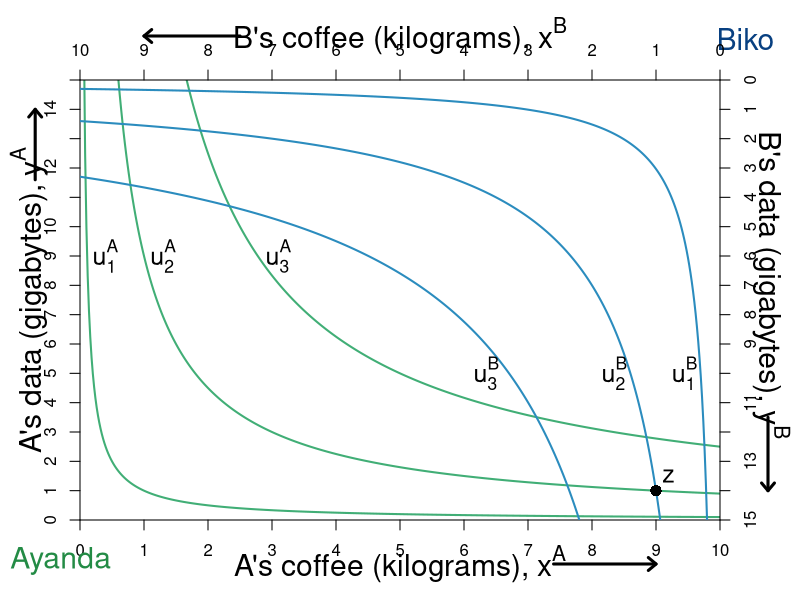

This chart was generated by the following R code:
require(shape)
#pdf(file = "property_fig2bSTEP1.pdf", width = 9, height = 7)
#pdf(file = "property_fig2bSTEP2.pdf", width = 9, height = 7)
#pdf(file = "property_fig2bSTEP3.pdf", width = 9, height = 7)
pdf(file = "property/property_fig2b.pdf", width = 9, height = 7)

#Set parameters for graphics
axislabelsize <- 1.8
annotatesize <- 1.5
labelsize <- 1.5
graphlinewidth <- 2
segmentlinewidth <- 1.5
namesize <- 1.8

COL <- c("#7fc97f", "#beaed4", "#fdc086", "#ffff99", "#386cb0", "#f0027f", "#bf5b17", "#666666")
COLA <- c("#99d8c9","#66c2a4","#41ae76", "#238b45", "#005824")
COLB <- c("#4eb3d3", "#2b8cbe", "#0868ac","#084081")


uA <- function(x, y, alpha = 0.5, lambda = 0) {
  (x^(alpha)*y^(1 - alpha))^(1-lambda)*((10 - x)^(alpha)*(15 - y)^(1 - alpha))^lambda
}

indiffcurveA1 <- function(x, U = 3, A = 1, a = 0.5) {
  ((((U-2)/A)*(1/x)^a)^(1/(1-a)))
}

indiffcurveA2 <- function(x, U = 3, A = 1, a = 0.5) {
  (((U/A)*(1/x)^a)^(1/(1-a)))
}

indiffcurveA3 <- function(x, U = 3, A = 1, a = 0.5) {
  ((((U+2)/A)*(1/x)^a)^(1/(1-a)))
}

#Aisha happens to have found 8 apples and 2 oranges, 
#and Betty happens to have found 2 apples and 13 oranges. 
#Aisha's utility (8^0.5)*(2^0.5) = 4
#Betty's utility (2^0.5)*(13^0.5) = 5.09

par(mar =  c(4, 4, 4, 4))
xlims <- c(0, 10)
ylims <- c(0, 15)
xlims2 <- c(10, 0)
ylims2 <- c(15, 0)

plot(0, 0, xlim = xlims, ylim = ylims, type = "n",
     xlab = "",
     ylab = "",
     xaxt = "n", 
     yaxt = "n", 
     cex.lab = axislabelsize, 
     bty = "n",
     xaxs="i", 
     yaxs="i")


npts <- 500 
npts2 <- 501
#Specify the sequences of points for graphing. 
xx1 <- seq(xlims[1], xlims[2], length.out = npts)
#xx2 <- seq(xlims[1], xlims[2], length.out = npts)
#xx3 <- seq(xlims[1], xlims[2], length.out = npts2)
#xx4 <- seq(xlims[1], 10, length.out = npts2)

#Draw the lines for the graphs
lines(xx1, indiffcurveA1(xx1), col = COLA[3], lwd = graphlinewidth)
lines(xx1, indiffcurveA2(xx1), col = COLA[3], lwd = graphlinewidth)
lines(xx1, indiffcurveA3(xx1), col = COLA[3], lwd = graphlinewidth)
#lines(xx2, solowCondition(xx2, delta = 5), col = COL[3], lwd = 4)
#lines(xx2, solowInfeas(xx2, delta = 5), col = COL[1], lwd = 4, lty = 2)

#Customize ticks and labels for the plot
ticksy <- seq(from = 0, to = 15, by = 1)
ylabels <- seq(from = 0, to = 15, by = 1)
ticksx <- seq(from = 0, to = 10, by = 1)
xlabels <- seq(from = 0, to = 10, by = 1)
axis(1, at = ticksx, pos = 0, labels = xlabels)
axis(2, at = ticksy, pos = 0, labels = ylabels, las = 0)

#mtext(expression(paste("A's coffee (kilograms), ", x^A)), side=1, line = 2.5, cex = axislabelsize)
text(0.5*xlims[2], -1.5, expression(paste("A's coffee (kilograms), ", x^A)), xpd = TRUE, cex = axislabelsize) 
text(-0.8, 0.5*ylims[2], expression(paste("A's data (gigabytes), ", y^A)), xpd = TRUE, cex = axislabelsize, srt = 90) 

#Add arrows for A: 
arrows(-0.7, 11.6, -0.7, 14, xpd = TRUE, length=0.1,angle=40,lwd=3)
arrows(7.4, -1.5, 9, -1.5, xpd = TRUE, length=0.1,angle=40,lwd=3)

#Annotation of the three graphs and the NE
text(0.4, 9, expression(u[1]^A), cex = annotatesize)
text(1.3, 9, expression(u[2]^A), cex = annotatesize)
text(3.1, 9, expression(u[3]^A), cex = annotatesize)
#text(16, 0.52, expression(paste("Nash Equilibrium")))

#Line to label B's endowment
#segments(0, 13, 2, 13, lty = 2, col = "darkgray", lwd = 2)
#segments(2, 0, 2, 13, lty = 2, col = "darkgray", lwd = 2)


text(-0.3, -1.4, expression("Ayanda"), xpd = TRUE, cex = namesize, col = COLA[4])
text(10.4, 16.4, expression("Biko"), xpd = TRUE, cex = namesize, col = COLB[4])


#Set up second axes and labels
par(new = TRUE)
#par(mar =  c(6, 4, 4, 4))

xlims2 <- c(10, 0)
ylims2 <- c(15, 0)

plot(0, 0, xlim = xlims2, ylim = ylims2, type = "n",
     xlab = expression(paste("")),
     ylab = expression(paste("")),
     xaxt = "n", 
     yaxt = "n", 
     cex.lab = 1.3, 
     bty = "n",
     xaxs="i", 
     yaxs="i")

axis(side = 3, at = ticksx, pos = 0, labels = xlabels)
axis(side = 4, at = ticksy, pos = 0, labels = ylabels, las = 0)
#axis(side=3, at = xlims2, pos = 0)
text(5, -1.5, expression(paste("B's coffee (kilograms), ", x^B)), xpd = TRUE, cex = axislabelsize)
text(-0.8, 7, expression(paste("B's data (gigabytes), ", y^B)), xpd = TRUE, cex = axislabelsize, srt = 270) 

#Add arrows:
arrows(-0.75, 11.5, -0.75, 14, xpd = TRUE, length=0.1,angle=40,lwd=3)
arrows(7.5, -1.5, 9, -1.5, xpd = TRUE, length=0.1,angle=40,lwd=3)


indiffcurveB1 <- function(x, U = 3.741657, A = 1, a = 0.5) {
  ((((U-2)/A)*(1/x)^a)^(1/(1-a)))
}

indiffcurveB2 <- function(x, U = 3.741657, A = 1, a = 0.5) {
  (((U/A)*(1/x)^a)^(1/(1-a)))
}

indiffcurveB3 <- function(x, U = 3.741657, A = 1, a = 0.5) {
  ((((U+2)/A)*(1/x)^a)^(1/(1-a)))
}

lines(xx1, indiffcurveB1(xx1), col = COLB[2], lwd = graphlinewidth)
lines(xx1, indiffcurveB2(xx1), col = COLB[2], lwd = graphlinewidth)
lines(xx1, indiffcurveB3(xx1), col = COLB[2], lwd = graphlinewidth)

#Label B's indifference curves
text(0.55, 10, expression(u[1]^B), cex = annotatesize)
text(1.65, 10, expression(u[2]^B), cex = annotatesize)
text(3.65, 10, expression(u[3]^B), cex = annotatesize)

#Add a point for the initial endowment
points(1, 14, pch = 16, col = "black", cex = 1.5)

#Annotating B's endowment
text(0.8, 13.5, expression(z), cex = annotatesize)


dev.off()
